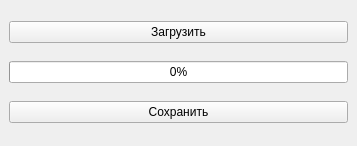
<?xml version="1.0" encoding="UTF-8"?>
<ui version="4.0">
 <class>MainWindow</class>
 <widget class="QMainWindow" name="MainWindow">
  <property name="geometry">
   <rect>
    <x>0</x>
    <y>0</y>
    <width>357</width>
    <height>146</height>
   </rect>
  </property>
  <property name="windowTitle">
   <string>The frequency of words in the text</string>
  </property>
  <widget class="QWidget" name="centralwidget">
   <layout class="QVBoxLayout" name="verticalLayout">
    <item>
     <widget class="QPushButton" name="downloadButton">
      <property name="text">
       <string>Загрузить</string>
      </property>
     </widget>
    </item>
    <item>
     <widget class="QProgressBar" name="progressBar">
      <property name="value">
       <number>0</number>
      </property>
     </widget>
    </item>
    <item>
     <widget class="QPushButton" name="saveButton">
      <property name="text">
       <string>Сохранить</string>
      </property>
     </widget>
    </item>
   </layout>
  </widget>
 </widget>
 <resources/>
 <connections/>
</ui>
